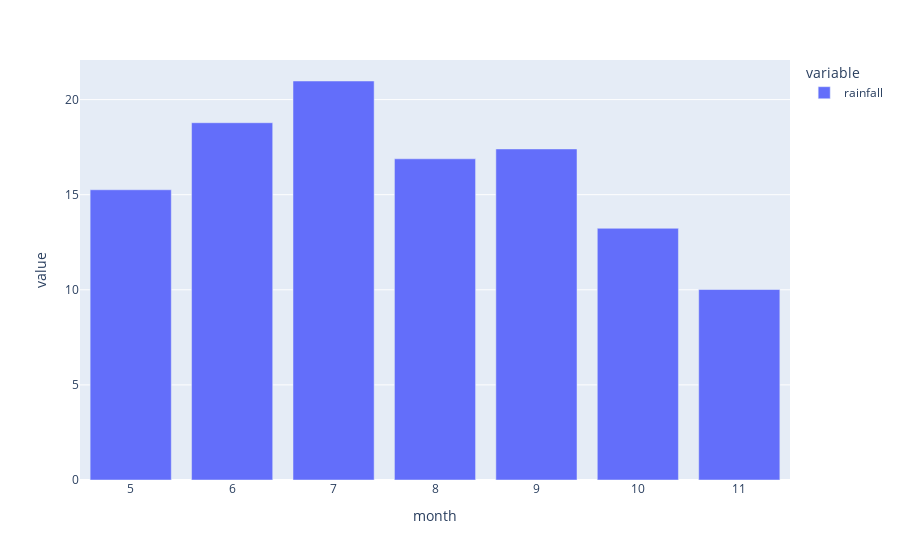

The code cell stored with this chart in its notebook:
### Code cell
px.bar(df.groupby('month').rainfall.mean())

### Figure 1 — Plotly figure (JSON) as saved in the notebook; plotly's stock layout.template omitted (floating-point values rounded to 4 significant figures)
{"data": [{"alignmentgroup": "True", "hovertemplate": "variable=rainfall<br>month=%{x}<br>value=%{y}<extra></extra>", "legendgroup": "rainfall", "marker": {"color": "#636efa", "pattern": {"shape": ""}}, "name": "rainfall", "offsetgroup": "rainfall", "orientation": "v", "showlegend": true, "textposition": "auto", "type": "bar", "x": [5, 6, 7, 8, 9, 10, 11], "xaxis": "x", "y": [15.26, 18.79, 20.98, 16.89, 17.41, 13.23, 10.02], "yaxis": "y"}], "layout": {"autosize": true, "barmode": "relative", "legend": {"title": {"text": "variable"}, "tracegroupgap": 0}, "margin": {"t": 60}, "xaxis": {"anchor": "y", "autorange": true, "domain": [0, 1], "range": [4.5, 11.5], "title": {"text": "month"}, "type": "linear"}, "yaxis": {"anchor": "x", "autorange": true, "domain": [0, 1], "range": [0, 22.08], "title": {"text": "value"}, "type": "linear"}}}
